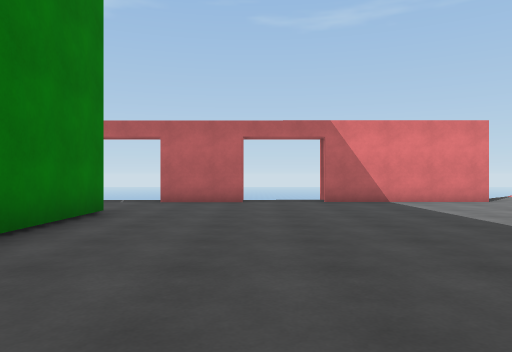
View 1 (above)

20 first-person views from a walk through a scene from a Unity 3-D project. The camera is 1.2 m above the floor, looks level and sees 70° across. The floor is counted in squares, 2 m on a side. Each view is taken from the middle of a square. On the plan, view 1 faces up. The plan holds only what a view shows up to about 10 squares ahead; the rest is blank. The place goes on beyond the plan. The player character is not drawn. Some surface patterns are stand-ins.

View 2
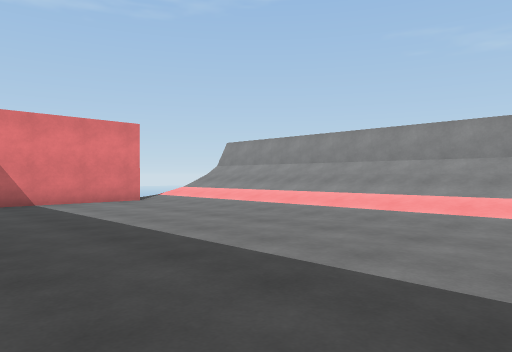

View 3
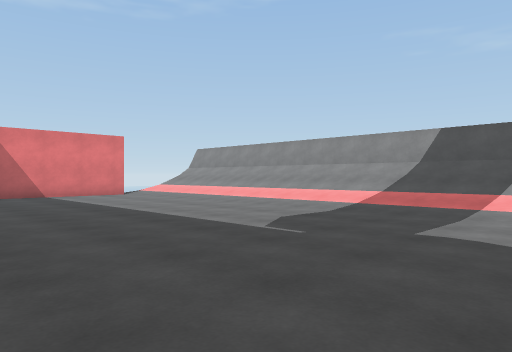

View 4
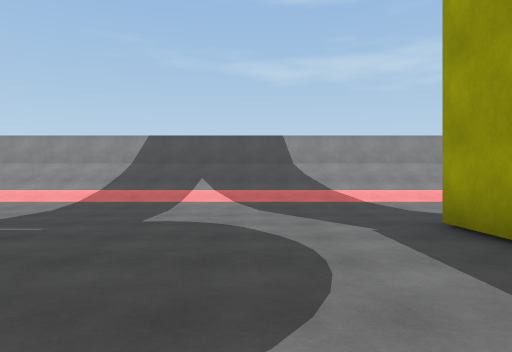

View 5
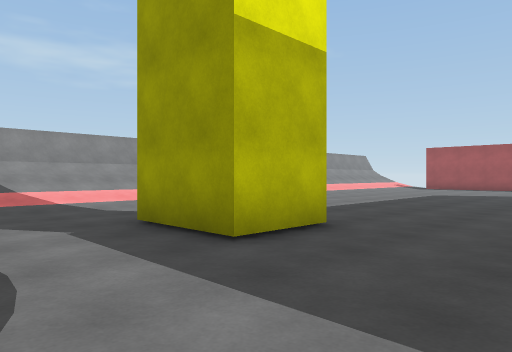

View 6
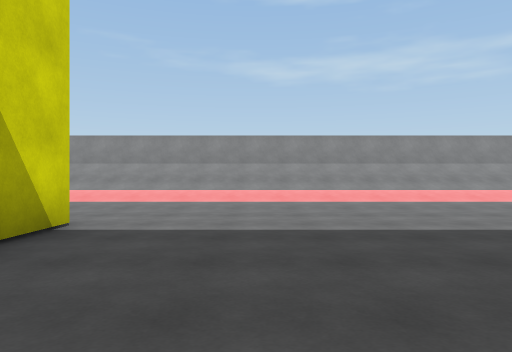

View 7
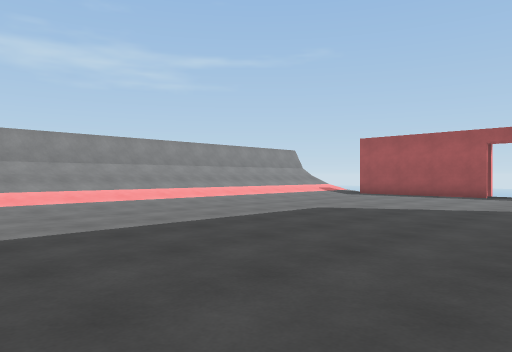

View 8
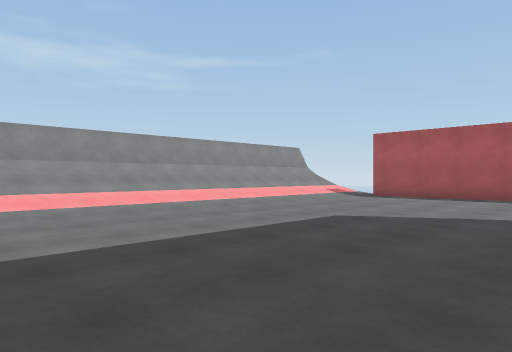

View 9
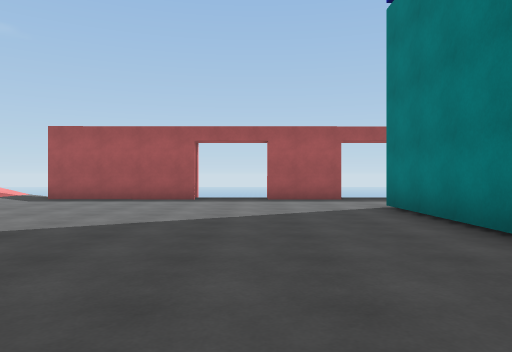

View 10
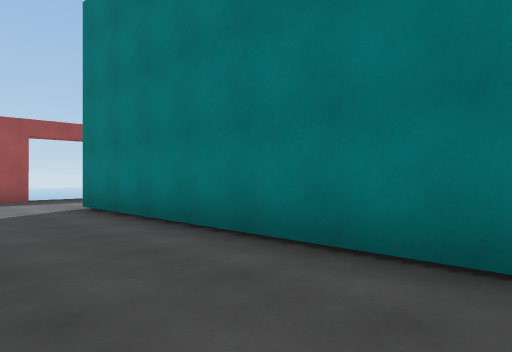

View 11
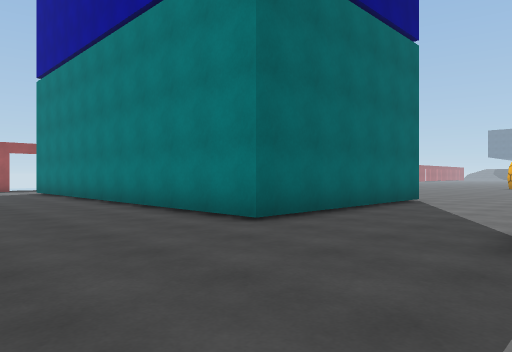

View 12
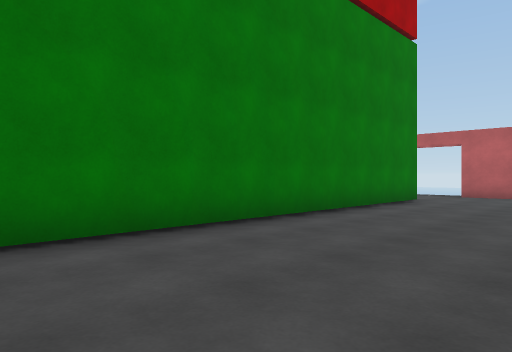

View 13
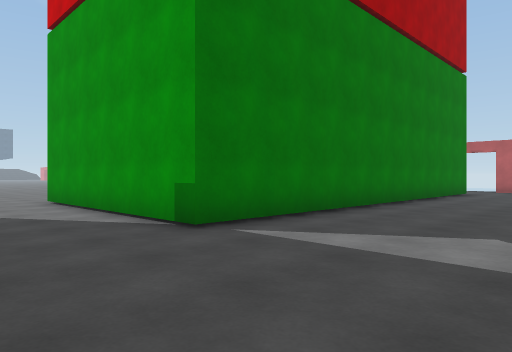

View 14
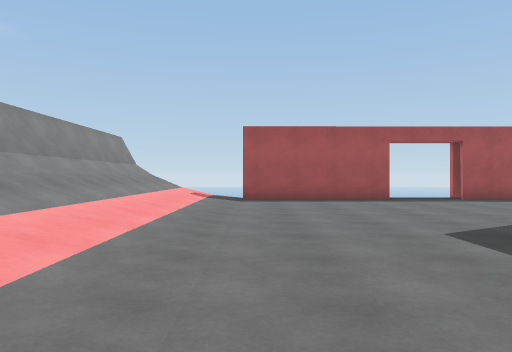

View 15
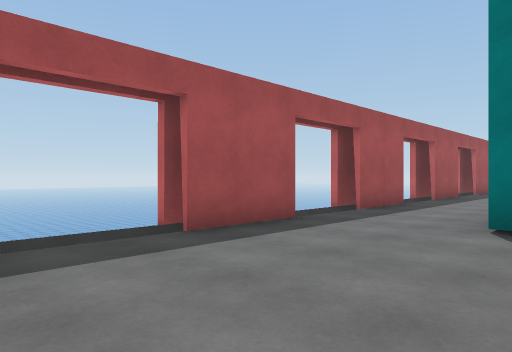

View 16
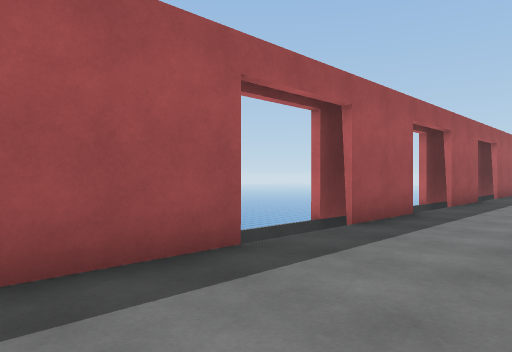

View 17
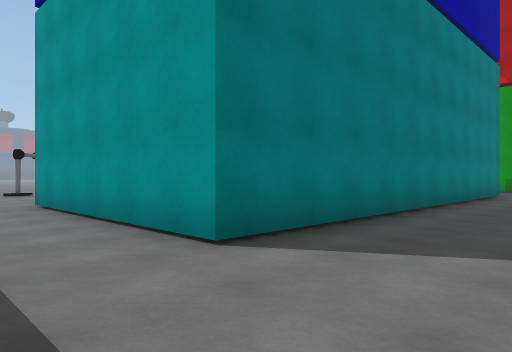

View 18
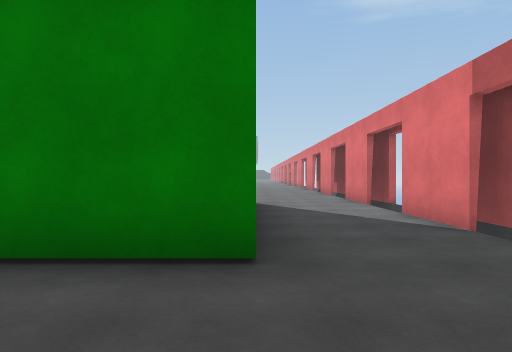

View 19
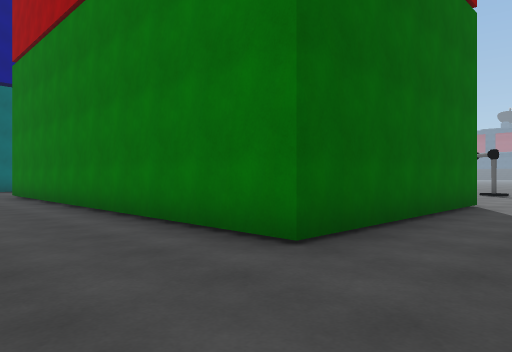

View 20
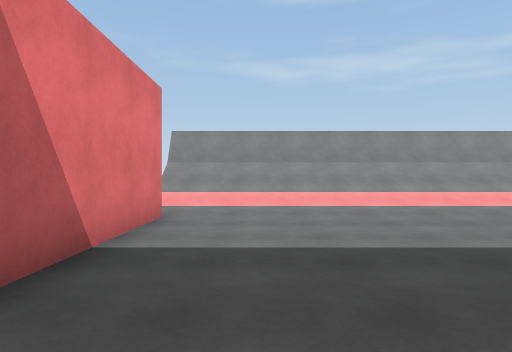

### Floor plan
Key: @ floor where view 1 was taken; # wall or solid block; x gap in a wall; . floor; / step, stairs or slope; ^ raised ledge; v drop or lower ground.
Columns run from 12 left of view 1 to 9 right of it. Each row starts with its distance up from view 1.
  9    #xv  vvx#vv####vvvv
  8   ................///#
  7   ................///#
  6   ..######........///#
  5          #........///^
  4          #........///^
  3          #........///^
  2          #........///^
  1          #........///^
  0          #..@.....///^
 -1          #........///^
 -2          #........///^
 -3          #........///^
 -4   ..######........///^
 -5  .................///^
 -6  .............##..///^
 -7   ................///^
 -8    .######........///^
 -9          #........///^
-10          #........///^
-11          #........///^
-12          #........///^
-13          #........///^
-14          #........///^
-15          #........///^
-16          #........///^
-17          #........///^
-18    .######........///#
-19     ..............///#
-20 ..................///#
-21 #  #xv #vvx#vv####vvvv

Positions as (right, up) in squares from view 1, and headings:
1: (0, 0), facing up
2: (1, 0), facing up-right
3: (0, -3), facing up-right
4: (-1, -3), facing right
5: (-1, -3), facing down-right
6: (-1, -9), facing right
7: (-1, -9), facing down-right
8: (0, -10), facing down-right
9: (0, -11), facing down
10: (0, -11), facing down-left
11: (1, -4), facing down-left
12: (1, -3), facing up-left
13: (1, -7), facing up-left
14: (5, -11), facing down
15: (2, -17), facing down-left
16: (0, -18), facing down-left
17: (0, -20), facing up-left
18: (0, 6), facing left
19: (0, 8), facing down-left
20: (0, 7), facing right
